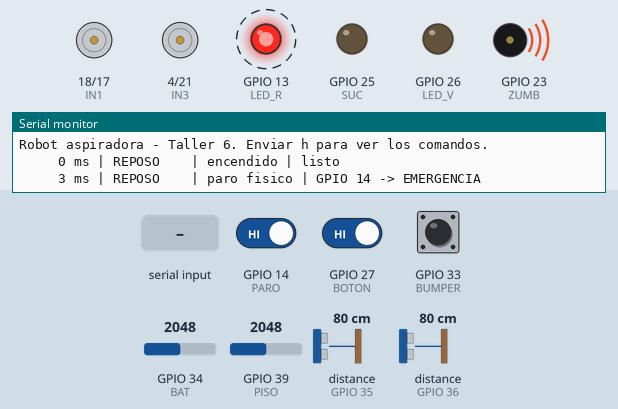
This sketch was run on a simulated ESP32. Parts: motor-driver pin pairs drawn as motors (green arrow = first pin HIGH = forward, orange = second pin HIGH = backward, longer = more drive, scaled by the enable pin), output pins drawn as LEDs (lit = HIGH), buzzer (waves = sounding), the last lines printed to the serial monitor. Wiring (inferred from the names in the program): 2 × ultrasonic range finder: trigger GPIO 22, echo GPIO 36 / trigger GPIO 32, echo GPIO 35. Dashed ring = blinking. The test bench sets the inputs (shaded band); at power-on: GPIO 14 (PARO) HIGH, GPIO 27 (BOTON) HIGH, GPIO 34 (BAT) = 2048, GPIO 33 (BUMPER) HIGH, GPIO 39 (PISO) = 2048, distance to the obstacle (sensors on GPIO 35, GPIO 36) 80 cm. The echo pulse lasts 58.3 µs per cm; pins used as bus, display or sensor lines are not drawn.

Above: at 0.56 s.
1.3 s: "h" received over Serial
4.3 s: "s" received over Serial
7.3 s: "b" received over Serial
10.3 s: GPIO 14 (PARO) driven LOW and GPIO 27 (BOTON) driven LOW
At 13.1 s:
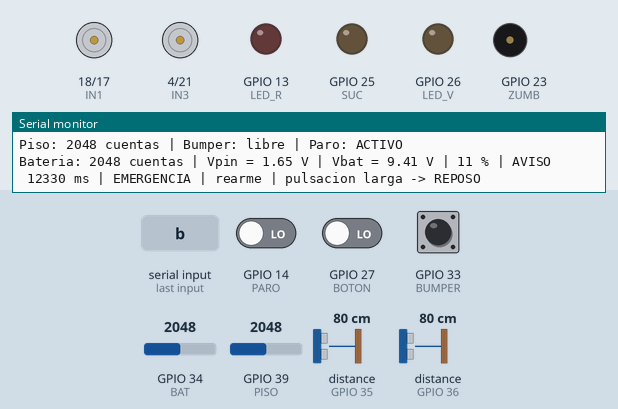
13.3 s: "m" received over Serial
At 14.87 s:
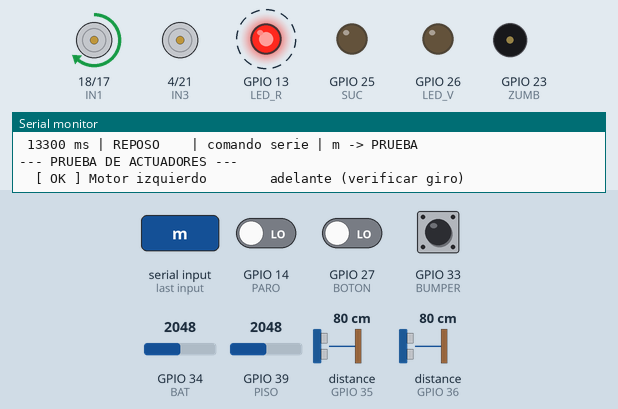
At 15.87 s:
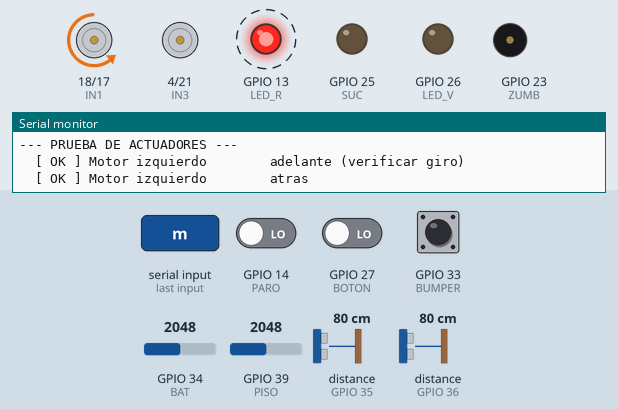
16.3 s: GPIO 34 (BAT) set to 1904
At 18.25 s:
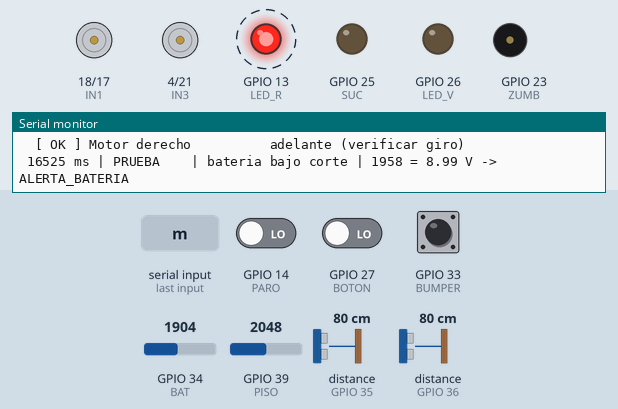
Timing chart, 0 to 20.3 s (numbered marks = the images above; inputs shaded):
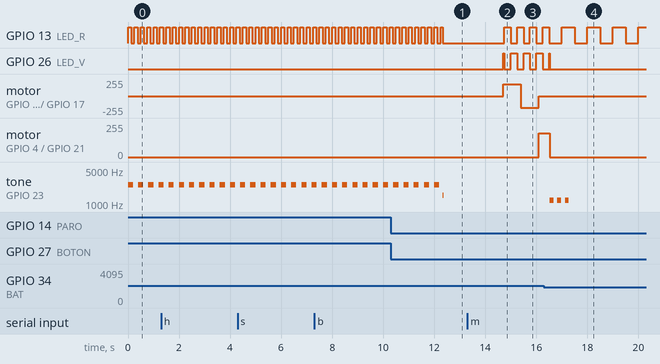

Measured:
- the behaviour switches between 1959 and 1958 on GPIO 34 (BAT) (found by bisection; images 3 and 4)
- after the input at 13.3 s, GPIO 13 (LED_R): alternates HIGH for 0.25 s and LOW for 0.25 s, starting after 1.5 s; motor on GPIO 18 (IN1) / GPIO 17 (IN2): stopped → forward 179/255 after 1.4 s, → backward 179/255 0.70 s later, → stopped 0.70 s later; motor on GPIO 4 (IN3) / GPIO 21 (IN4): stopped → forward 179/255 after 2.8 s
- after the input at 16.3 s, GPIO 25 (SUC): stays LOW (without the input it goes to HIGH after 1.2 s)
- by itself, GPIO 13 (LED_R): alternates HIGH for 0.12 s and LOW for 0.13 s, 17 changes in all, then stays LOW
- by itself, tone on GPIO 23 (ZUMB): alternates 1200 Hz for 0.15 s and silent for 0.15 s, 6 changes in all, then stays silent

The sketch:

T6_Sistema_integrado.ino
```cpp
// Taller 6 - Interfaz e interaccion (ESP32, arduino-esp32 3.x)
// Un solo boton: pulsacion corta = iniciar/pausar, larga (> 2 s) = modo prueba.
// Senalizacion con LED verde, LED rojo y zumbador; menu de diagnostico por serie;
// parada de emergencia; registro de eventos con marca de tiempo.
// Se construye sobre la maquina de estados del Taller 5 y no usa delay().

#include <esp_task_wdt.h>

// ---------------- pines ----------------
const int BOTON = 27, BUMPER = 33, PARO = 14;          // entradas con pull-up interna
const int BAT = 34, PISO = 39;                          // entradas analogicas (ADC1)
const int TRIG_F = 32, ECHO_F = 35, TRIG_L = 22, ECHO_L = 36; // ultrasonicos
const int LED_V = 26, LED_R = 13, ZUMB = 23;            // interfaz
const int ENA = 19, IN1 = 18, IN2 = 17;                 // motor izquierdo
const int ENB = 16, IN3 = 4,  IN4 = 21;                 // motor derecho
const int SUC = 25;                                     // succion (MOSFET o LED)

// ---------------- parametros ----------------
const unsigned long T_LARGA = 2000;     // ms para pulsacion larga
const unsigned long T_REBOTE = 30;      // ms de estabilidad del boton
const int ADC_AVISO = 2155;             // 9,9 V: aviso de bateria baja
const int ADC_CORTE = 1959;             // 9,0 V: entra a ALERTA_BATERIA
const int ADC_SALIDA = 2221;            // 10,2 V: sale de ALERTA (histeresis)
const float K_BAT = 3.3 / 4095.0 * 5.7; // cuentas -> voltios de bateria (divisor 47k/10k)
const int UMBRAL_PISO = 3000;           // por encima: no hay piso (calibrar, Taller 4)
const float D_OBST = 20.0, D_LIBRE = 25.0;   // cm, con histeresis
const unsigned long TIMEOUT_ECO = 12000;     // us: limita el bloqueo de pulseIn (~2 m)
const float SIN_ECO = 999.0;                 // valor cuando no vuelve el eco
const int VEL = 180, VEL_SUC = 170;

// ---------------- estados ----------------
enum Estado { REPOSO, ACTIVO, PAUSA, OBSTACULO, ALERTA_BATERIA, PRUEBA, EMERGENCIA };
const char* NOMBRE[] = {"REPOSO", "ACTIVO", "PAUSA", "OBSTACULO",
                        "ALERTA_BATERIA", "PRUEBA", "EMERGENCIA"};
Estado estado = REPOSO;
unsigned long tEstado = 0, tLibre = 0;
bool registro = true;

// ---------------- entradas ----------------
volatile bool choque = false;           // lo escribe la interrupcion del bumper
int adcBat = 4095, adcPiso = 0;
float distF = SIN_ECO, distL = SIN_ECO;
bool avisoBat = false, paroActivo = false;

// boton: lectura estable y duracion de la pulsacion
bool btnEstable = HIGH, btnUltima = HIGH, largaAtendida = false;
unsigned long tCambio = 0, tPresion = 0;

// ---------------- salidas ----------------
int velObj = 0, velAct = 0;             // rampa del Taller 3
int pitidos = 0, fPitido = 2000;        // pitidos pendientes y su frecuencia
unsigned long tPitido = 0, durPitido = 0;
bool zumbando = false;

// ---------------- modo prueba ----------------
int paso = 0; unsigned long tPaso = 0; int fallas = 0; bool soloActuadores = false;

void pitar(int n, int f, unsigned long dur);

void IRAM_ATTR isrBumper() { choque = true; }   // solo marca el evento; nada de Serial aqui

// ================= registro de eventos =================
void registrar(const char* evento, const char* valor) {
  if (!registro) return;
  Serial.printf("%6lu ms | %-9s | %s | %s\n", millis(), NOMBRE[estado], evento, valor);
}

void cambiar(Estado nuevo, const char* evento, const char* valor) {
  if (nuevo == estado) return;
  if (registro)
    Serial.printf("%6lu ms | %-9s | %s | %s -> %s\n",
                  millis(), NOMBRE[estado], evento, valor, NOMBRE[nuevo]);
  estado = nuevo; tEstado = millis();
  switch (nuevo) {                      // sonido de entrada a cada estado
    case ACTIVO:         pitar(1, 2000, 80);  break;
    case PAUSA:          pitar(2, 2000, 80);  break;
    case OBSTACULO:      pitar(1, 800, 250);  break;
    case ALERTA_BATERIA: pitar(3, 1200, 150); break;
    case REPOSO:         pitar(1, 1500, 40);  break;
    default: break;
  }
  if (nuevo == PRUEBA) { paso = 0; tPaso = millis(); fallas = 0; }
}

// ================= actuadores =================
void motor(int en, int a, int b, int vel) {
  digitalWrite(a, vel > 0);
  digitalWrite(b, vel < 0);
  ledcWrite(en, abs(vel));
}
void mover(int izq, int der) { motor(ENA, IN1, IN2, izq); motor(ENB, IN3, IN4, der); }
void cortarTodo() { velObj = velAct = 0; mover(0, 0); ledcWrite(SUC, 0); }

void pitar(int n, int f, unsigned long dur) {
  pitidos = n; fPitido = f; durPitido = dur; tPitido = 0; zumbando = false;
}

void atenderZumbador() {                // reproduce los pitidos sin bloquear
  unsigned long ahora = millis();
  if (pitidos == 0 && !zumbando) return;
  if (ahora - tPitido < durPitido) return;
  tPitido = ahora;
  if (zumbando) { ledcWriteTone(ZUMB, 0); zumbando = false; pitidos--; }
  else if (pitidos > 0) { ledcWriteTone(ZUMB, fPitido); zumbando = true; }
}

// ================= sensores =================
float medir(int trig, int echo) {
  digitalWrite(trig, LOW);  delayMicroseconds(2);
  digitalWrite(trig, HIGH); delayMicroseconds(10);
  digitalWrite(trig, LOW);
  unsigned long t = pulseIn(echo, HIGH, TIMEOUT_ECO);
  if (t == 0) return SIN_ECO;           // sin eco = nada al frente, NO 0 cm (ver reto 3)
  return t / 58.0;
}

void leerSensores() {
  static unsigned long tBat = 0, tUs = 0; static bool turnoF = true;
  static long suma = 0; static int hist[8]; static int idx = 0; static bool lleno = false;
  unsigned long ahora = millis();
  if (ahora - tBat >= 50) {             // bateria con promedio movil de 8 (Taller 2)
    tBat = ahora;
    int n = analogRead(BAT);
    if (!lleno) { for (int i = 0; i < 8; i++) hist[i] = n; suma = 8L * n; lleno = true; }
    suma += n - hist[idx]; hist[idx] = n; idx = (idx + 1) % 8;
    adcBat = suma / 8;
    adcPiso = analogRead(PISO);
  }
  if (ahora - tUs >= 60) {              // multiplexado temporal de los ultrasonicos (Taller 4)
    tUs = ahora;
    if (turnoF) distF = medir(TRIG_F, ECHO_F); else distL = medir(TRIG_L, ECHO_L);
    turnoF = !turnoF;
  }
  paroActivo = digitalRead(PARO) == HIGH;   // contacto NC a GND: abierto o cable cortado = paro
}

// ================= boton: corta / larga =================
// devuelve 1 = corta, 2 = larga, 0 = nada
int leerBoton() {
  bool lectura = digitalRead(BOTON);
  unsigned long ahora = millis();
  if (lectura != btnUltima) { btnUltima = lectura; tCambio = ahora; }
  if (ahora - tCambio >= T_REBOTE && lectura != btnEstable) {
    btnEstable = lectura;
    if (btnEstable == LOW) { tPresion = ahora; largaAtendida = false; }
    else if (!largaAtendida) return 1;          // se solto antes de 2 s
  }
  if (btnEstable == LOW && !largaAtendida && ahora - tPresion >= T_LARGA) {
    largaAtendida = true;                       // la larga se reconoce sin esperar a soltar
    return 2;
  }
  return 0;
}

// ================= senalizacion =================
void senalizar() {
  unsigned long t = millis();
  bool v = false, r = false;
  switch (estado) {
    case REPOSO:         v = (t % 2000) < 100;                break;  // destello cada 2 s
    case ACTIVO:         v = (t % 1000) < 500;                break;  // 1 Hz
    case PAUSA:          v = true;                            break;  // fijo
    case OBSTACULO:      v = (t % 1000) < 500; r = true;      break;
    case ALERTA_BATERIA: r = (t % 1000) < 500;                break;
    case PRUEBA:         v = (t % 500) < 250;  r = !v;        break;  // alternados
    case EMERGENCIA:     r = (t % 250) < 125;                 break;  // 4 Hz
  }
  if (avisoBat && (estado == REPOSO || estado == ACTIVO || estado == PAUSA))
    r = (t % 2000) > 1900;              // destello rojo corto: bateria baja
  digitalWrite(LED_V, v);
  digitalWrite(LED_R, r);
  static bool alarma = false;           // alarma intermitente de emergencia (2,5 Hz)
  bool on = estado == EMERGENCIA && (t % 400) < 200;
  if (on != alarma) { alarma = on; ledcWriteTone(ZUMB, on ? 2500 : 0); }
  // en ALERTA_BATERIA, un pitido cada 10 s
  if (estado == ALERTA_BATERIA && pitidos == 0 && !zumbando && (t - tEstado) % 10000 < 20)
    pitar(1, 1200, 150);
}

// ================= modo prueba =================
void resultado(const char* que, bool ok, const char* detalle) {
  if (!ok) fallas++;
  Serial.printf("  [%s] %-22s %s\n", ok ? " OK " : "FALLA", que, detalle);
}

void modoPrueba() {
  if (millis() - tPaso < 700) return;   // cada paso dura 0,7 s
  tPaso = millis();
  char txt[48];
  int p = paso++;
  if (soloActuadores && p >= 1 && p <= 8) { p = 9; paso = 10; }
  mover(0, 0); ledcWrite(SUC, 0);
  if (p <= 3) { digitalWrite(LED_V, LOW); digitalWrite(LED_R, LOW); }
  switch (p) {
    case 0: Serial.println(soloActuadores ? "\n--- PRUEBA DE ACTUADORES ---"
                                          : "\n--- MODO PRUEBA ---"); break;
    case 1: digitalWrite(LED_V, HIGH);
            resultado("LED verde", true, "accionado (verificar a la vista)"); break;
    case 2: digitalWrite(LED_R, HIGH);
            resultado("LED rojo", true, "accionado (verificar a la vista)"); break;
    case 3: pitar(1, 2000, 300);
            resultado("Zumbador", true, "accionado (verificar al oido)"); break;
    case 4: snprintf(txt, sizeof txt, "%d cuentas = %.2f V", adcBat, adcBat * K_BAT);
            resultado("Bateria", adcBat > ADC_AVISO, txt); break;
    case 5: snprintf(txt, sizeof txt, distF >= SIN_ECO ? "sin eco" : "%.1f cm", distF);
            resultado("Ultrasonico frontal", distF < SIN_ECO, txt); break;
    case 6: snprintf(txt, sizeof txt, distL >= SIN_ECO ? "sin eco" : "%.1f cm", distL);
            resultado("Ultrasonico lateral", distL < SIN_ECO, txt); break;
    case 7: snprintf(txt, sizeof txt, "%d cuentas (%s)", adcPiso,
                     adcPiso > UMBRAL_PISO ? "sin piso" : "piso");
            resultado("Sensor de piso", adcPiso > 50 && adcPiso < 4045, txt); break;
    case 8: resultado("Bumper", digitalRead(BUMPER) == HIGH,
                      digitalRead(BUMPER) == HIGH ? "libre" : "presionado o atascado"); break;
    case 9: mover(VEL, 0);  resultado("Motor izquierdo", true, "adelante (verificar giro)"); break;
    case 10: mover(-VEL, 0); resultado("Motor izquierdo", true, "atras"); break;
    case 11: mover(0, VEL);  resultado("Motor derecho", true, "adelante (verificar giro)"); break;
    case 12: mover(0, -VEL); resultado("Motor derecho", true, "atras"); break;
    case 13: ledcWrite(SUC, VEL_SUC); resultado("Succion", true, "encendida al 67 %"); break;
    default:
      Serial.printf("--- FIN: %d falla(s) ---\n\n", fallas);
      soloActuadores = false;
      cambiar(REPOSO, "fin de prueba", fallas ? "con fallas" : "todo OK");
      // 1 largo = OK, 3 cortos = fallas
      pitar(fallas ? 3 : 1, fallas ? 800 : 2000, fallas ? 150 : 400);
  }
}

// ================= menu por monitor serie =================
void menu(char c) {
  char txt[48];
  switch (c) {
    case 'h': case '?':
      Serial.println("s sensores | b bateria | e estado | m actuadores | t prueba");
      Serial.println("p paro | r rearme | l registro on/off | k simular cuelgue");
      break;
    case 's':
      Serial.printf("Distancia: frontal %s | lateral %s\n",
        distF >= SIN_ECO ? "sin eco" : (String(distF, 1) + " cm").c_str(),
        distL >= SIN_ECO ? "sin eco" : (String(distL, 1) + " cm").c_str());
      Serial.printf("Piso: %d cuentas | Bumper: %s | Paro: %s\n",
        adcPiso, digitalRead(BUMPER) ? "libre" : "presionado", paroActivo ? "ACTIVO" : "normal");
      break;
    case 'b': {
      float v = adcBat * K_BAT;
      int pct = constrain(map(adcBat, ADC_CORTE, 2743, 0, 100), 0, 100);
      Serial.printf("Bateria: %d cuentas | Vpin = %.2f V | Vbat = %.2f V | %d %%%s\n",
        adcBat, adcBat * 3.3 / 4095.0, v, pct, avisoBat ? " | AVISO" : "");
      break; }
    case 'e':
      Serial.printf("Estado: %s (hace %lu s) | vel %d | succion %s | log %s\n",
        NOMBRE[estado], (millis() - tEstado) / 1000, velAct,
        estado == ACTIVO ? "on" : "off", registro ? "on" : "off");
      break;
    case 'm': case 't':
      if (estado == REPOSO || estado == PAUSA) {
        soloActuadores = (c == 'm');
        cambiar(PRUEBA, "comando serie", c == 'm' ? "m" : "t");
      }
      else registrar("comando rechazado", "solo desde REPOSO o PAUSA");
      break;
    case 'p': cambiar(EMERGENCIA, "paro por software", "p"); break;
    case 'r':
      if (estado == EMERGENCIA && !paroActivo) cambiar(REPOSO, "rearme", "r");
      else registrar("rearme rechazado", paroActivo ? "paro fisico activo" : "no hay emergencia");
      break;
    case 'l':
      registro = !registro;
      Serial.printf("Registro %s\n", registro ? "activado" : "desactivado");
      break;
    // para probar el watchdog
    case 'k': registrar("cuelgue simulado", "loop detenido"); while (true) {}
  }
}

// ================= setup y loop =================
void setup() {
  Serial.begin(115200);
  pinMode(BOTON, INPUT_PULLUP); pinMode(BUMPER, INPUT_PULLUP); pinMode(PARO, INPUT_PULLUP);
  pinMode(TRIG_F, OUTPUT); pinMode(TRIG_L, OUTPUT); pinMode(ECHO_F, INPUT); pinMode(ECHO_L, INPUT);
  pinMode(LED_V, OUTPUT); pinMode(LED_R, OUTPUT);
  pinMode(IN1, OUTPUT); pinMode(IN2, OUTPUT); pinMode(IN3, OUTPUT); pinMode(IN4, OUTPUT);
  ledcAttach(ENA, 20000, 8); ledcAttach(ENB, 20000, 8);
  ledcAttach(SUC, 25000, 8);
  ledcAttach(ZUMB, 2000, 8); ledcWriteTone(ZUMB, 0);
  cortarTodo();
  attachInterrupt(digitalPinToInterrupt(BUMPER), isrBumper, FALLING);

  esp_task_wdt_config_t wdt = { .timeout_ms = 3000, .idle_core_mask = 0, .trigger_panic = true };
  // watchdog: si el loop se cuelga 3 s, la ESP32 se reinicia
  if (esp_task_wdt_init(&wdt) != ESP_OK) esp_task_wdt_reconfigure(&wdt);
  esp_task_wdt_add(NULL);

  Serial.println("\nRobot aspiradora - Taller 6. Enviar h para ver los comandos.");
  if (esp_reset_reason() == ESP_RST_TASK_WDT)
    registrar("reinicio", "por watchdog: actuadores apagados");
  else registrar("encendido", "listo");
  tEstado = millis();
}

void loop() {
  esp_task_wdt_reset();                 // "estoy vivo"
  leerSensores();
  int boton = leerBoton();
  char txt[40];

  // 1) parada de emergencia: maxima prioridad, desde cualquier estado
  if (paroActivo && estado != EMERGENCIA) cambiar(EMERGENCIA, "paro fisico", "GPIO 14");

  // 2) bateria con histeresis: segunda prioridad, el boton no la saca
  avisoBat = adcBat < ADC_AVISO;
  if (estado != EMERGENCIA && estado != ALERTA_BATERIA && adcBat < ADC_CORTE) {
    snprintf(txt, sizeof txt, "%d = %.2f V", adcBat, adcBat * K_BAT);
    cambiar(ALERTA_BATERIA, "bateria bajo corte", txt);
  }

  // 3) estados
  bool obstaculo = distF < D_OBST || adcPiso > UMBRAL_PISO || choque;
  switch (estado) {
    case REPOSO:
      if (boton == 1) cambiar(ACTIVO, "pulsacion corta", "boton");
      if (boton == 2) cambiar(PRUEBA, "pulsacion larga", "> 2 s");
      break;
    case ACTIVO:
      if (boton == 1) cambiar(PAUSA, "pulsacion corta", "boton");
      else if (boton == 2) cambiar(PRUEBA, "pulsacion larga", "> 2 s");
      else if (obstaculo) {
        if (choque) snprintf(txt, sizeof txt, "bumper");
        else if (adcPiso > UMBRAL_PISO) snprintf(txt, sizeof txt, "piso = %d", adcPiso);
        else snprintf(txt, sizeof txt, "frontal %.1f cm", distF);
        velAct = velObj = 0; mover(0, 0); tLibre = millis();
        cambiar(OBSTACULO, "obstaculo", txt);
      }
      break;
    case OBSTACULO:
      if (boton == 1) cambiar(PAUSA, "pulsacion corta", "boton");
      else if (boton == 2) cambiar(PRUEBA, "pulsacion larga", "> 2 s");
      else if (distF > D_LIBRE && adcPiso <= UMBRAL_PISO && digitalRead(BUMPER) == HIGH) {
        if (millis() - tLibre > 1000) { choque = false; cambiar(ACTIVO, "camino libre", "1 s"); }
      } else tLibre = millis();          // reinicia la espera mientras siga el obstaculo
      break;
    case PAUSA:
      if (boton == 1) cambiar(ACTIVO, "pulsacion corta", "boton");
      if (boton == 2) cambiar(PRUEBA, "pulsacion larga", "> 2 s");
      break;
    case ALERTA_BATERIA:
      if (adcBat > ADC_SALIDA) {
        snprintf(txt, sizeof txt, "%d cuentas", adcBat);
        cambiar(REPOSO, "bateria recuperada", txt);
      }
      break;
    case PRUEBA:
      if (boton == 1) { soloActuadores = false; cambiar(REPOSO, "prueba cancelada", "boton"); }
      else modoPrueba();
      break;
    case EMERGENCIA:
      if (boton == 2 && !paroActivo) cambiar(REPOSO, "rearme", "pulsacion larga");
      break;
  }
  if (estado != ACTIVO && estado != OBSTACULO) choque = false;

  // 4) actuadores segun el estado (la emergencia corta sin rampa)
  if (estado == ACTIVO) {
    velObj = VEL;
    static unsigned long tRampa = 0;
    if (millis() - tRampa >= 60) { tRampa = millis(); velAct = min(velAct + 15, velObj); }
    mover(velAct, velAct);
    ledcWrite(SUC, VEL_SUC);
  } else if (estado != PRUEBA) {
    cortarTodo();
  }

  // 5) interfaz
  if (Serial.available()) menu(Serial.read());
  if (estado != PRUEBA || paso > 3) senalizar();
  atenderZumbador();
}
```
